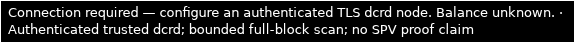
#> input picture tests/e2e/fixtures/decred-public-tooltip.png, 575 x 43 px; its folder holds only this picture in this run
$ python -i unlock-layout.py   (imports and definitions only)
#> lines starting #> are read from the running program, lines starting #| are printed output that depends on the picture
#!/usr/bin/env python3
"""Actual installed Unlock overflow and public status-outline regression.

Only a fresh disposable profile and public synthetic credentials are used.
Empty Unlock pixels are inspected in RAM before typing, never saved or OCRed.
No DOM instrumentation, secret clipboard transport or transaction is used.
"""
import argparse
import ast
import base64
import ctypes as C
import hashlib
import importlib.util
import io
import json
import os
import pathlib
import re
import shutil
import signal
import subprocess
import tempfile
import time

from PIL import Image, ImageOps

ROOT = pathlib.Path(__file__).resolve().parents[1]
PASSWORD = 'public-unlock-layout-password-79326'
PHRASE = 'abandon ' * 11 + 'about'


# [5 lines left out: function load, not called in this run]


def hashes():
    return {name: hashlib.sha256((ROOT / name).read_bytes()).hexdigest() for name in
            ('scripts/unlock-layout.py', 'scripts/packaged-recovery.py', 'scripts/packaged-send.py',
             'tests/e2e/x11.py', 'tests/e2e/phrase.py', 'tests/e2e/local_geth.py', 'scripts/install.py')}


def selected_helper(name):
    # Reuse the already exercised test driver's exact metadata-query guard and
    # numeric fill projection. This executes repository test code, never code
    # in the installed application or an injected renderer/debugging channel.
#> further down, picture is the input picture: PIL image 575x43 RGB; min 0, max 255, mean 40.3
    tree = ast.parse((ROOT / 'scripts/packaged-recovery.py').read_text())
    definition = next(node for node in tree.body if isinstance(node, ast.FunctionDef) and node.name == name)
    namespace = {'C': C, 'mod': mod, 'json': json, 'os': os}
    exec(compile(ast.Module(body=[definition], type_ignores=[]), 'unlock-layout-test-helper', 'exec'), namespace)
    return namespace[name]


# [50 lines left out: functions wait, stop, capture_public_status, not called in this run]


def status_text(picture):
    # Decode an already captured public crop, never a live/private window.
    # Slow OCR must not determine when the application was observed.
    picture = ImageOps.invert(picture.convert('L'))
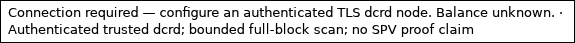
#> picture: PIL image 575x43 L; min 0, max 255, mean 214.7
    picture = picture.resize((picture.width * 2, picture.height * 2), Image.Resampling.LANCZOS)
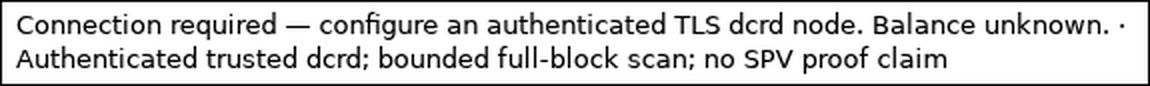
#> picture: PIL image 1150x86 L; min 0, max 255, mean 212
    buffer = io.BytesIO()
    picture.save(buffer, format='PNG')
#> (the run stopped early here; a loop or call above may not have finished)
